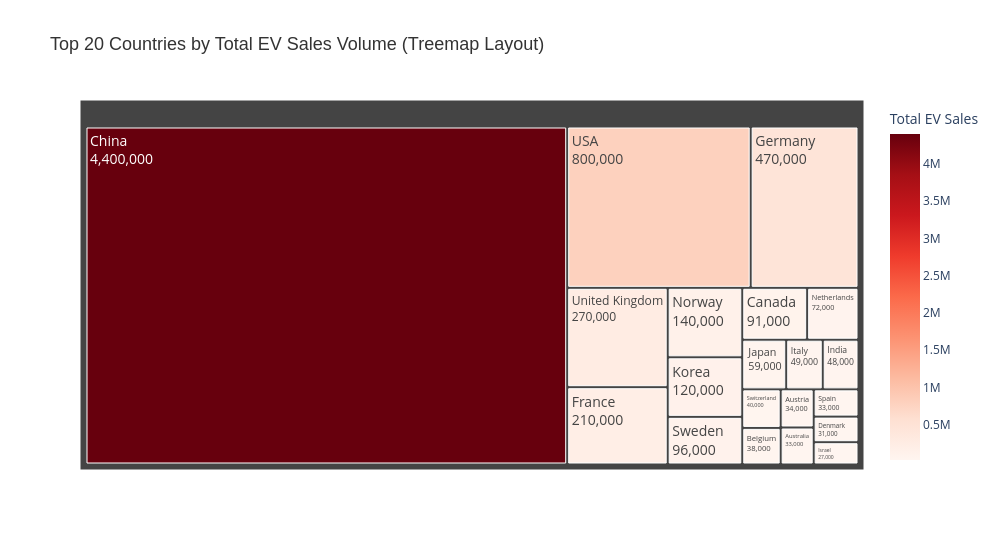

Write notebook code for a chart like this one.
### Code cell
# 1. Filter for the core EV sales metric
# Use a unified snapshot (like 2022) to keep totals realistic and accurate
treemap_data = ds[(ds["parameter"] == "EV sales") & (ds["powertrain"] == "BEV") & (ds["year"] == 2022)].copy()

# Exclude broad regional macro-aggregates so individual countries scale correctly
aggregates_to_exclude = ["World", "Europe", "EU27", "Rest of the world", "ASEAN"]
filtered_data = treemap_data[~treemap_data["region"].isin(aggregates_to_exclude)].copy()

# 2. Automatically slice out the top 20 countries based on volume size
top_20_data = filtered_data.nlargest(20, "value")

# 3. Create the interactive Treemap using your 'pt' alias
fig = pt.treemap(
    top_20_data,
    path=["region"],               # Sets the labels inside the blocks
    values="value",                # Defines box sizes based on sales volume
    color="value",                 # Dictates the color gradient intensity
    color_continuous_scale="Reds", # Matches your exact dummy image red color palette
    title="Top 20 Countries by Total EV Sales Volume (Treemap Layout)",
    labels={"value": "Total EV Sales"},
)

# 4. Refine text layouts to ensure readability across all blocks
fig.update_traces(
    textinfo="label+value",        # Displays both the country name and its sales number inside the box
    textfont=dict(size=14)
)

fig.update_layout(
    template="plotly",
    title_font=dict(size=18, family="Arial", color="#333333"),
    width=1000,
    height=550,
)

fig.show()

### Figure 1 — Plotly figure (JSON) as saved in the notebook; plotly's stock layout.template omitted (floating-point values rounded to 4 significant figures)
{"data": [{"branchvalues": "total", "customdata": [[4400000.0], [800000.0], [470000.0], [270000.0], [210000.0], [140000.0], [120000.0], [96000.0], [91000.0], [72000.0], [59000.0], [49000.0], [48000.0], [40000.0], [38000.0], [34000.0], [33000.0], [33000.0], [31000.0], [27000.0]], "domain": {"x": [0, 1], "y": [0, 1]}, "hovertemplate": "labels=%{label}<br>value_sum=%{value}<br>parent=%{parent}<br>id=%{id}<br>Total EV Sales=%{color}<extra></extra>", "ids": ["China", "USA", "Germany", "United Kingdom", "France", "Norway", "Korea", "Sweden", "Canada", "Netherlands", "Japan", "Italy", "India", "Switzerland", "Belgium", "Austria", "Australia", "Spain", "Denmark", "Israel"], "labels": ["China", "USA", "Germany", "United Kingdom", "France", "Norway", "Korea", "Sweden", "Canada", "Netherlands", "Japan", "Italy", "India", "Switzerland", "Belgium", "Austria", "Australia", "Spain", "Denmark", "Israel"], "marker": {"coloraxis": "coloraxis", "colors": [4400000.0, 800000.0, 470000.0, 270000.0, 210000.0, 140000.0, 120000.0, 96000.0, 91000.0, 72000.0, 59000.0, 49000.0, 48000.0, 40000.0, 38000.0, 34000.0, 33000.0, 33000.0, 31000.0, 27000.0]}, "name": "", "parents": ["", "", "", "", "", "", "", "", "", "", "", "", "", "", "", "", "", "", "", ""], "textfont": {"size": 14}, "textinfo": "label+value", "type": "treemap", "values": [4400000.0, 800000.0, 470000.0, 270000.0, 210000.0, 140000.0, 120000.0, 96000.0, 91000.0, 72000.0, 59000.0, 49000.0, 48000.0, 40000.0, 38000.0, 34000.0, 33000.0, 33000.0, 31000.0, 27000.0]}], "layout": {"coloraxis": {"autocolorscale": false, "colorbar": {"title": {"text": "Total EV Sales"}}, "colorscale": [[0, "rgb(255,245,240)"], [0.125, "rgb(254,224,210)"], [0.25, "rgb(252,187,161)"], [0.375, "rgb(252,146,114)"], [0.5, "rgb(251,106,74)"], [0.625, "rgb(239,59,44)"], [0.75, "rgb(203,24,29)"], [0.875, "rgb(165,15,21)"], [1, "rgb(103,0,13)"]]}, "height": 550, "legend": {"tracegroupgap": 0}, "title": {"font": {"color": "#333333", "family": "Arial", "size": 18}, "text": "Top 20 Countries by Total EV Sales Volume (Treemap Layout)"}, "width": 1000}}
